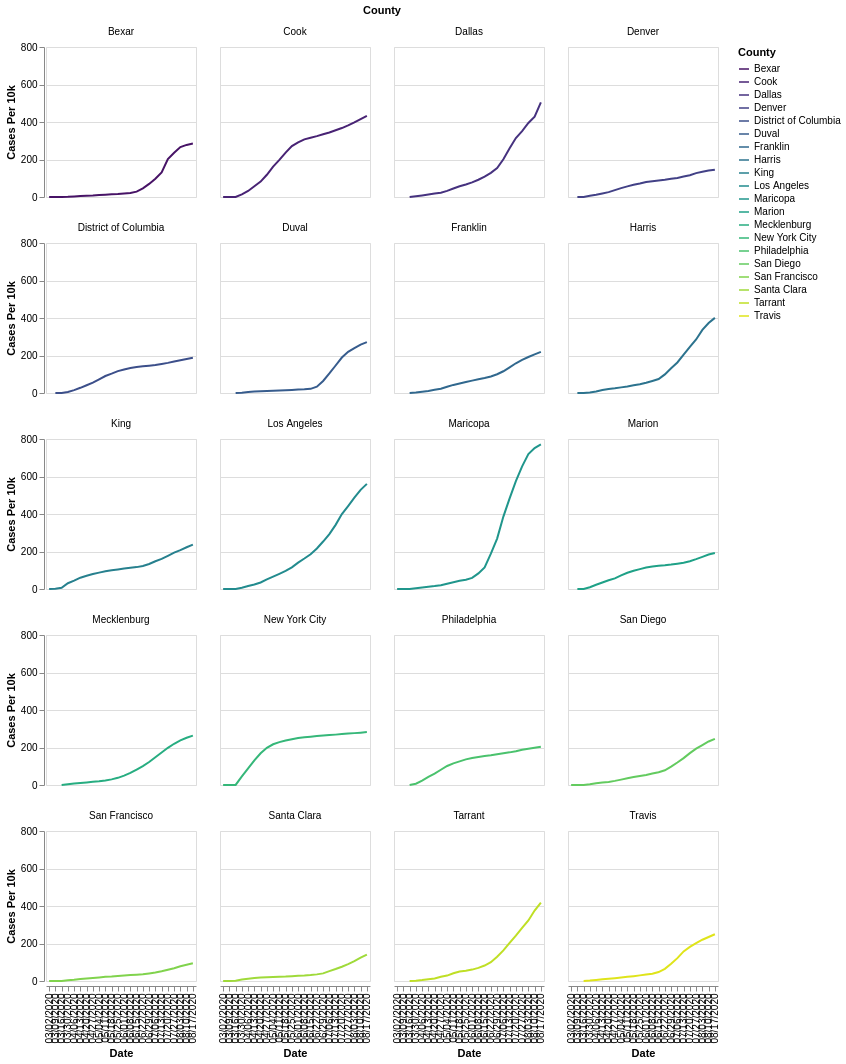

The specification (Vega-Lite) saved for this image:
### Vega-Lite specification from a JSON file in a GitHub repository (floating-point values rounded to 4 significant figures; data arrays with more than 128 entries replaced by an {"elided": "..."} marker saying what was removed)
{"config": {"view": {"continuousWidth": 400, "continuousHeight": 300}}, "data": {"name": "data-81eb2f3a10c9f80f5dbb31c3fcd48a12"}, "facet": {"type": "nominal", "field": "County"}, "spec": {"mark": "line", "encoding": {"color": {"type": "nominal", "field": "County", "scale": {"scheme": "viridis"}}, "x": {"type": "ordinal", "field": "Date"}, "y": {"type": "quantitative", "field": "Cases Per 10k"}}, "height": 150, "width": 150}, "columns": 4, "$schema": "https://vega.github.io/schema/vega-lite/v4.8.1.json", "datasets": {"data-81eb2f3a10c9f80f5dbb31c3fcd48a12": {"elided": "462 records"}}}
